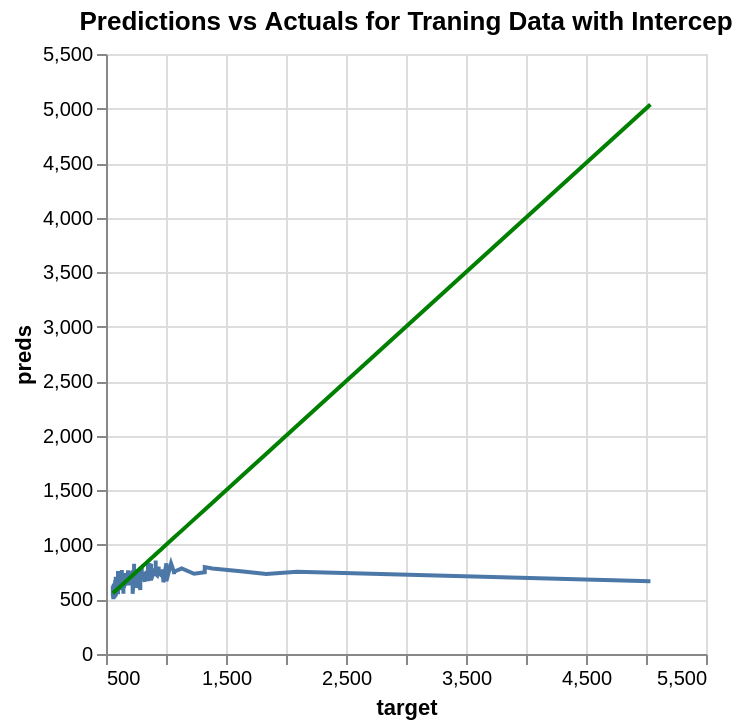

Notebook cell for this chart:
### Code cell
perfect = alt.Chart(pd.DataFrame({'target': y_train.values.flatten(), 'preds': y_train.values.flatten()})).mark_line(color='green').encode(
    x='target',
    y='preds'
)

pred_chart_train = alt.Chart(pd.DataFrame({'target': y_train.values.flatten(), 'preds': y_train_pred_T.flatten()})).mark_line().encode(
    x='target',
    y='preds'
)

(pred_chart_train + perfect).properties(title = 'Predictions vs Actuals for Traning Data with Intercep')

### Figure 1 — Vega-Lite specification as saved in the notebook (floating-point values rounded to 4 significant figures; data arrays with more than 128 entries replaced by an {"elided": "..."} marker saying what was removed)
{"config": {"view": {"continuousWidth": 300, "continuousHeight": 300}}, "layer": [{"data": {"name": "data-f2582fd835686a164c3ab7aac1be0e7d"}, "mark": {"type": "line"}, "encoding": {"x": {"field": "target", "type": "quantitative"}, "y": {"field": "preds", "type": "quantitative"}}}, {"data": {"name": "data-81be552d6ed036d9af2d3f6ec02ab29b"}, "mark": {"type": "line", "color": "green"}, "encoding": {"x": {"field": "target", "type": "quantitative"}, "y": {"field": "preds", "type": "quantitative"}}}], "title": "Predictions vs Actuals for Traning Data with Intercep", "$schema": "https://vega.github.io/schema/vega-lite/v5.20.1.json", "datasets": {"data-f2582fd835686a164c3ab7aac1be0e7d": {"elided": "3433 records"}, "data-81be552d6ed036d9af2d3f6ec02ab29b": {"elided": "3433 records"}}}
